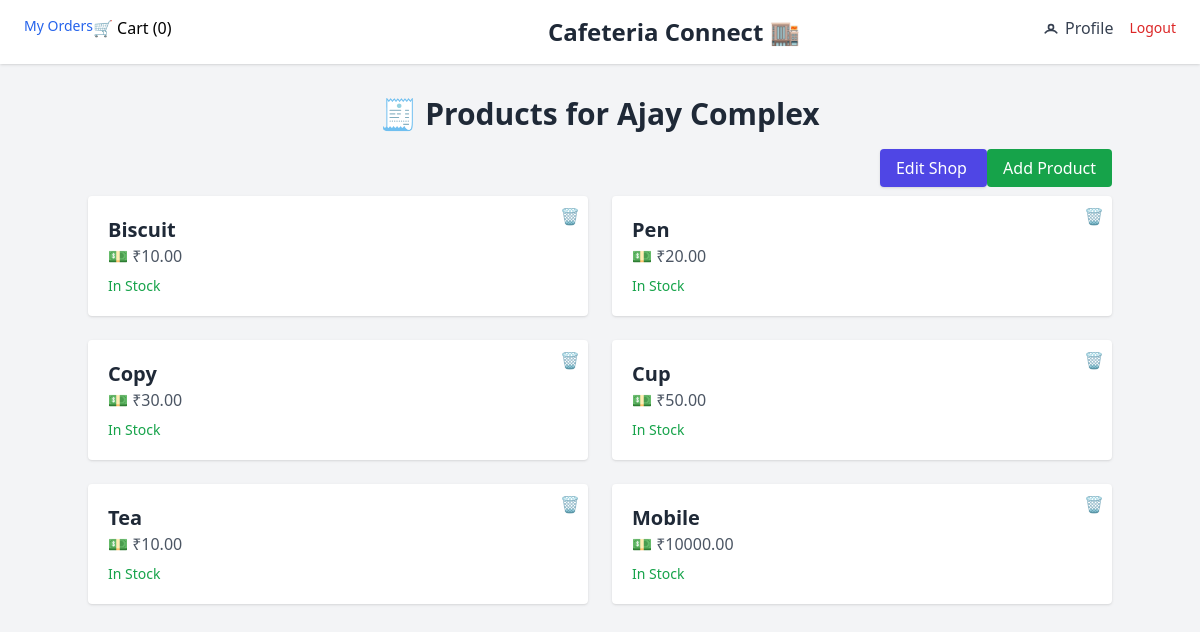
The app's page /shops/5/products/ (signed in), older data.
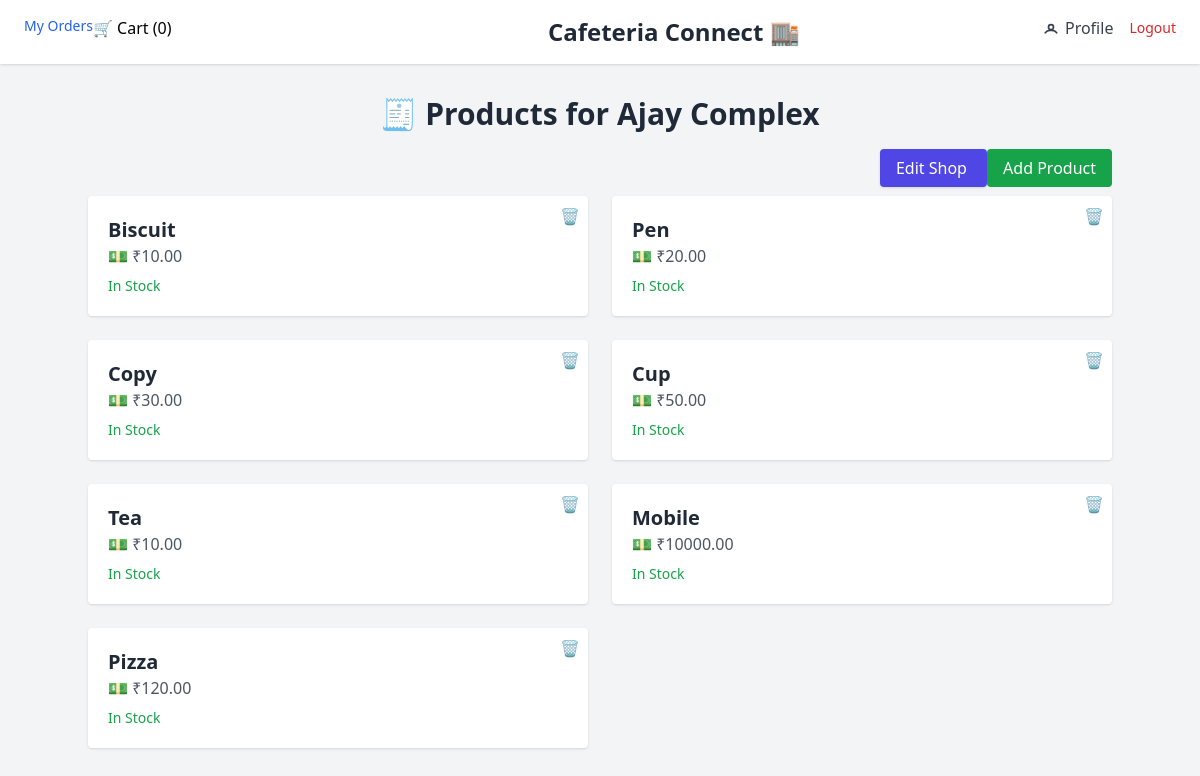
The same page, newer data.
### shops/models.py (models this page shows, shortened)
class Product(models.Model):
    shop = models.ForeignKey(Shop, on_delete=models.CASCADE, related_name="products")
    name = models.CharField(max_length=255)
    sku = models.CharField(max_length=100, null=True)
    description = models.TextField(blank=True, null=True)
    price = models.DecimalField(max_digits=10, decimal_places=2)
    image = models.ImageField(upload_to="products/", blank=True, null=True)
    category = models.CharField(max_length=255, blank=True, null=True)
    stock = models.PositiveIntegerField(default=0)
    is_available = models.BooleanField(default=True)
    created_at = models.DateTimeField(auto_now_add=True, null=True)
    updated_at = models.DateTimeField(auto_now=True)

### shops/views.py (the view)
# urls.py: path('<int:shop_id>/products/', api_views.shop_products, name='api-shop-products'),
@login_required
def shop_products(request, shop_id):
    shop = get_object_or_404(Shop, id=shop_id)
    products = shop.products.all()
    is_owner = request.user == shop.owner
    if is_owner:
        return render(request, 'product_list.html', {
            'shop': shop,
            'products': products,
            'is_owner': is_owner
        })
    else:
        return render(request, 'orders/shop_products.html', {'products': products})

### cart/context_processors.py (called while the page is built)
def cart_item_count(request):
    count = 0
    current_cart = None
    if request.user.is_authenticated:
        current_cart = Cart.objects.filter(user=request.user).last()
        if current_cart:
            count = current_cart.items.count()
    return {
        "cart_item_count": count,
        "current_cart": current_cart,
    }

### templates/product_list.html (shortened to what this page needs)
{% extends 'base.html' %}
{% block content %}
  <div class="max-w-5xl mx-auto py-8">
    <h1 class="text-3xl font-bold text-center text-gray-800 mb-6">🧾 Products for {{ shop.name }}</h1>
    {% if is_owner %}
      <div class="text-right mb-4">
        <a href="{% url 'edit-shop' shop.id %}" class="bg-indigo-600 text-white px-4 py-2 rounded hover:bg-indigo-700 transition shadow">
          Edit Shop
        </a>
        <a href="{% url 'add-product' shop.id %}" class="bg-green-600 text-white px-4 py-2 rounded hover:bg-green-700">
          Add Product
        </a>
      </div>
    {% endif %}
    {% if products %}
      <div class="grid grid-cols-1 sm:grid-cols-2 gap-6">
        {% for product in products %}
          <div class="relative bg-white p-5 rounded shadow hover:shadow-lg transition hover:ring-2 hover:ring-indigo-300">
            {% if is_owner %}
              <a href="{% url 'delete-product' product.id %}"
                 class="absolute top-2 right-2 text-red-500 hover:text-red-700"
                 onclick="return confirm('Are you sure you want to delete this product?')">
                 🗑️
              </a>
            {% endif %}
            <a href="{% url 'edit-product' product.id %}" class="block">
              <h2 class="text-xl font-semibold text-gray-800">{{ product.name }}</h2>
              <p class="text-gray-600">💵 ₹{{ product.price }}</p>
              <p class="mt-2 text-sm {% if product.is_available %}text-green-600{% else %}text-red-600{% endif %}">
                {% if product.is_available %}In Stock{% else %}Out of Stock{% endif %}
              </p>
            </a>
          </div>
        {% endfor %}
      </div>
    {% else %}
      <p class="text-center text-gray-500">No products added yet.</p>
    {% endif %}
  </div>
{% endblock %}

Row changes from the older to the newer data that the page shows:
added Product: name "Pizza", price "120.00", is_available "In Stock"
